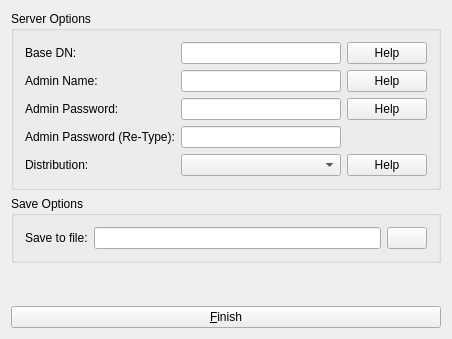
<ui version="4.0" >
 <author>Wido Depping</author>
 <comment>###########################################################################
#    Copyright (C) 2003 by Wido Depping                                      
#    &lt;wido.depping@tu-clausthal.de>                                                             
#
# Copyright: See COPYING file that comes with this distribution
#
###########################################################################
</comment>
 <class>ConfigPanelDesign</class>
 <widget class="QWidget" name="ConfigPanelDesign" >
  <property name="geometry" >
   <rect>
    <x>0</x>
    <y>0</y>
    <width>452</width>
    <height>339</height>
   </rect>
  </property>
  <property name="windowTitle" >
   <string>ConfigPanelDesign</string>
  </property>
  <layout class="QVBoxLayout" >
   <item>
    <widget class="Q3GroupBox" name="groupBox4" >
     <property name="title" >
      <string>Server Options</string>
     </property>
     <property name="frameShape" >
      <enum>Q3GroupBox::GroupBoxPanel</enum>
     </property>
     <property name="frameShadow" >
      <enum>Q3GroupBox::Sunken</enum>
     </property>
     <layout class="QHBoxLayout" >
      <item>
       <layout class="QVBoxLayout" >
        <item>
         <widget class="QLabel" name="textLabel1" >
          <property name="text" >
           <string comment="DO NOT TRANSLATE" >Base DN:</string>
          </property>
          <property name="wordWrap" >
           <bool>false</bool>
          </property>
          <property name="buddy" >
           <cstring>suffix</cstring>
          </property>
         </widget>
        </item>
        <item>
         <widget class="QLabel" name="textLabel2" >
          <property name="text" >
           <string comment="DO NOT TRANSLATE" >Admin Name:</string>
          </property>
          <property name="wordWrap" >
           <bool>false</bool>
          </property>
          <property name="buddy" >
           <cstring>adminName</cstring>
          </property>
         </widget>
        </item>
        <item>
         <widget class="QLabel" name="textLabel3" >
          <property name="text" >
           <string comment="DO NOT TRANSLATE" >Admin Password:</string>
          </property>
          <property name="wordWrap" >
           <bool>false</bool>
          </property>
          <property name="buddy" >
           <cstring>adminPassword</cstring>
          </property>
         </widget>
        </item>
        <item>
         <widget class="QLabel" name="textLabel4" >
          <property name="text" >
           <string comment="DO NOT TRANSLATE" >Admin Password (Re-Type):</string>
          </property>
          <property name="wordWrap" >
           <bool>false</bool>
          </property>
         </widget>
        </item>
        <item>
         <widget class="QLabel" name="textLabel2_2" >
          <property name="text" >
           <string comment="DO NOT TRANSLATE" >Distribution:</string>
          </property>
          <property name="wordWrap" >
           <bool>false</bool>
          </property>
         </widget>
        </item>
       </layout>
      </item>
      <item>
       <layout class="QGridLayout" >
        <item row="4" column="1" >
         <widget class="QPushButton" name="helpDistribution" >
          <property name="text" >
           <string comment="DO NOT TRANSLATE" >Help</string>
          </property>
         </widget>
        </item>
        <item row="0" column="1" >
         <widget class="QPushButton" name="helpSuffix" >
          <property name="text" >
           <string comment="DO NOT TRANSLATE" >Help</string>
          </property>
         </widget>
        </item>
        <item row="0" column="0" >
         <widget class="QLineEdit" name="suffix" />
        </item>
        <item row="1" column="0" >
         <widget class="QLineEdit" name="adminName" />
        </item>
        <item row="4" column="0" >
         <widget class="QComboBox" name="distributionBox" />
        </item>
        <item row="2" column="0" >
         <widget class="QLineEdit" name="adminPassword" >
          <property name="echoMode" >
           <enum>QLineEdit::Password</enum>
          </property>
         </widget>
        </item>
        <item row="1" column="1" >
         <widget class="QPushButton" name="helpAdminName" >
          <property name="text" >
           <string comment="DO NOT TRANSLATE" >Help</string>
          </property>
         </widget>
        </item>
        <item row="3" column="1" >
         <spacer>
          <property name="orientation" >
           <enum>Qt::Horizontal</enum>
          </property>
          <property name="sizeType" >
           <enum>QSizePolicy::Minimum</enum>
          </property>
          <property name="sizeHint" >
           <size>
            <width>58</width>
            <height>20</height>
           </size>
          </property>
         </spacer>
        </item>
        <item row="2" column="1" >
         <widget class="QPushButton" name="helpPassword" >
          <property name="text" >
           <string comment="DO NOT TRANSLATE" >Help</string>
          </property>
         </widget>
        </item>
        <item row="3" column="0" >
         <widget class="QLineEdit" name="adminPasswordVerify" >
          <property name="echoMode" >
           <enum>QLineEdit::Password</enum>
          </property>
         </widget>
        </item>
       </layout>
      </item>
     </layout>
    </widget>
   </item>
   <item>
    <widget class="Q3GroupBox" name="groupBox5" >
     <property name="title" >
      <string comment="DO NOT TRANSLATE" >Save Options</string>
     </property>
     <layout class="QVBoxLayout" >
      <item>
       <layout class="QHBoxLayout" >
        <item>
         <widget class="QLabel" name="textLabel5" >
          <property name="text" >
           <string comment="DO NOT TRANSLATE" >Save to file:</string>
          </property>
          <property name="wordWrap" >
           <bool>false</bool>
          </property>
         </widget>
        </item>
        <item>
         <widget class="QLineEdit" name="saveFile" />
        </item>
        <item>
         <widget class="QPushButton" name="fileChooserButton" >
          <property name="text" >
           <string/>
          </property>
          <property name="icon" >
           <iconset/>
          </property>
         </widget>
        </item>
       </layout>
      </item>
     </layout>
    </widget>
   </item>
   <item>
    <spacer>
     <property name="orientation" >
      <enum>Qt::Vertical</enum>
     </property>
     <property name="sizeType" >
      <enum>QSizePolicy::Expanding</enum>
     </property>
     <property name="sizeHint" >
      <size>
       <width>21</width>
       <height>191</height>
      </size>
     </property>
    </spacer>
   </item>
   <item>
    <widget class="QPushButton" name="finishConfig" >
     <property name="text" >
      <string comment="DO NOT TRANSLATE" >&amp;Finish</string>
     </property>
     <property name="shortcut" >
      <string>Alt+F</string>
     </property>
    </widget>
   </item>
  </layout>
 </widget>
 <layoutdefault spacing="6" margin="11" />
 <customwidgets>
  <customwidget>
   <class>Q3GroupBox</class>
   <extends>QGroupBox</extends>
   <header>Qt3Support/Q3GroupBox</header>
   <container>1</container>
  </customwidget>
 </customwidgets>
 <tabstops>
  <tabstop>suffix</tabstop>
  <tabstop>adminName</tabstop>
  <tabstop>adminPassword</tabstop>
  <tabstop>adminPasswordVerify</tabstop>
  <tabstop>distributionBox</tabstop>
  <tabstop>saveFile</tabstop>
  <tabstop>fileChooserButton</tabstop>
  <tabstop>finishConfig</tabstop>
  <tabstop>helpSuffix</tabstop>
  <tabstop>helpAdminName</tabstop>
  <tabstop>helpPassword</tabstop>
  <tabstop>helpDistribution</tabstop>
 </tabstops>
 <resources/>
 <connections>
  <connection>
   <sender>helpAdminName</sender>
   <signal>clicked()</signal>
   <receiver>ConfigPanelDesign</receiver>
   <slot>displayAdminNameHelp()</slot>
   <hints>
    <hint type="sourcelabel" >
     <x>20</x>
     <y>20</y>
    </hint>
    <hint type="destinationlabel" >
     <x>20</x>
     <y>20</y>
    </hint>
   </hints>
  </connection>
  <connection>
   <sender>helpPassword</sender>
   <signal>clicked()</signal>
   <receiver>ConfigPanelDesign</receiver>
   <slot>displayPasswordHelp()</slot>
   <hints>
    <hint type="sourcelabel" >
     <x>20</x>
     <y>20</y>
    </hint>
    <hint type="destinationlabel" >
     <x>20</x>
     <y>20</y>
    </hint>
   </hints>
  </connection>
  <connection>
   <sender>helpSuffix</sender>
   <signal>clicked()</signal>
   <receiver>ConfigPanelDesign</receiver>
   <slot>displaySuffixHelp()</slot>
   <hints>
    <hint type="sourcelabel" >
     <x>20</x>
     <y>20</y>
    </hint>
    <hint type="destinationlabel" >
     <x>20</x>
     <y>20</y>
    </hint>
   </hints>
  </connection>
  <connection>
   <sender>finishConfig</sender>
   <signal>clicked()</signal>
   <receiver>ConfigPanelDesign</receiver>
   <slot>createConfig()</slot>
   <hints>
    <hint type="sourcelabel" >
     <x>20</x>
     <y>20</y>
    </hint>
    <hint type="destinationlabel" >
     <x>20</x>
     <y>20</y>
    </hint>
   </hints>
  </connection>
  <connection>
   <sender>helpDistribution</sender>
   <signal>clicked()</signal>
   <receiver>ConfigPanelDesign</receiver>
   <slot>displayDistributionHelp()</slot>
   <hints>
    <hint type="sourcelabel" >
     <x>20</x>
     <y>20</y>
    </hint>
    <hint type="destinationlabel" >
     <x>20</x>
     <y>20</y>
    </hint>
   </hints>
  </connection>
  <connection>
   <sender>fileChooserButton</sender>
   <signal>clicked()</signal>
   <receiver>ConfigPanelDesign</receiver>
   <slot>displayFileChooser()</slot>
   <hints>
    <hint type="sourcelabel" >
     <x>20</x>
     <y>20</y>
    </hint>
    <hint type="destinationlabel" >
     <x>20</x>
     <y>20</y>
    </hint>
   </hints>
  </connection>
 </connections>
</ui>
